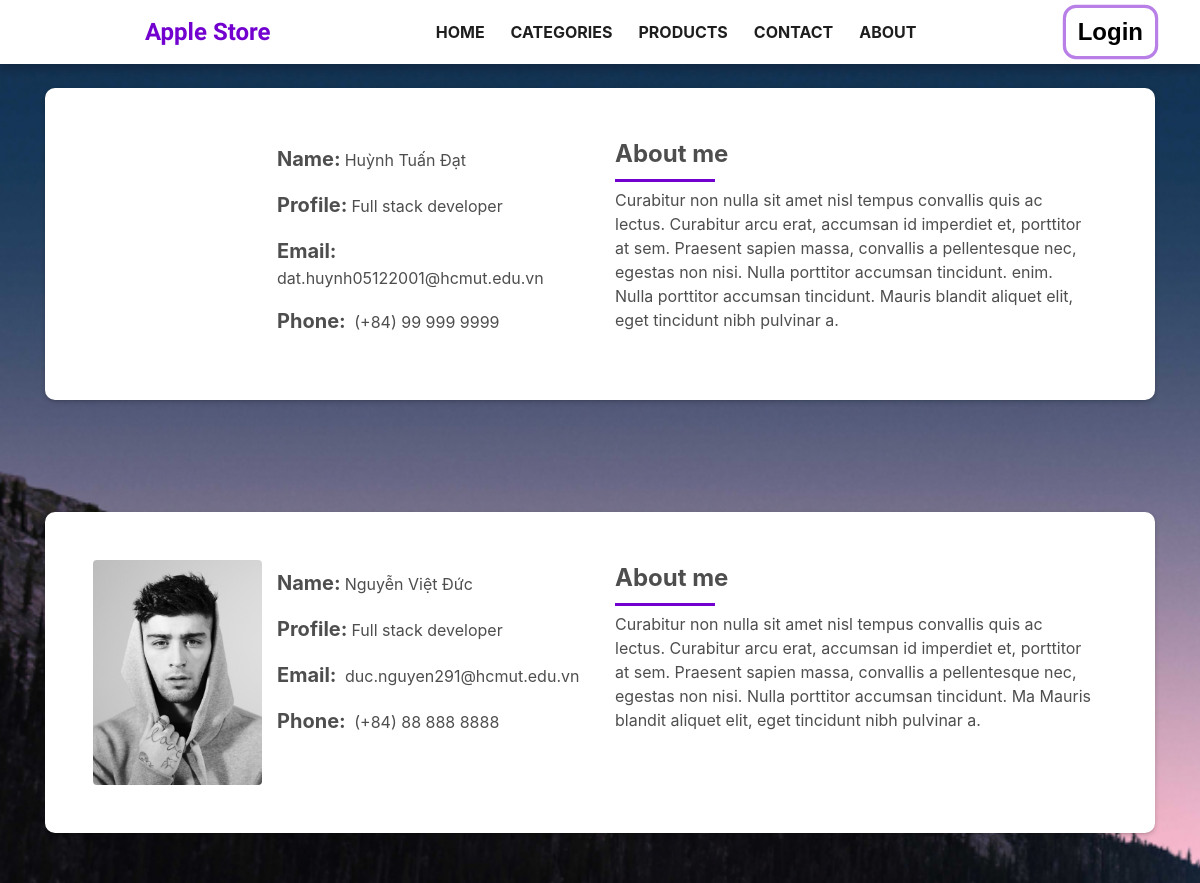
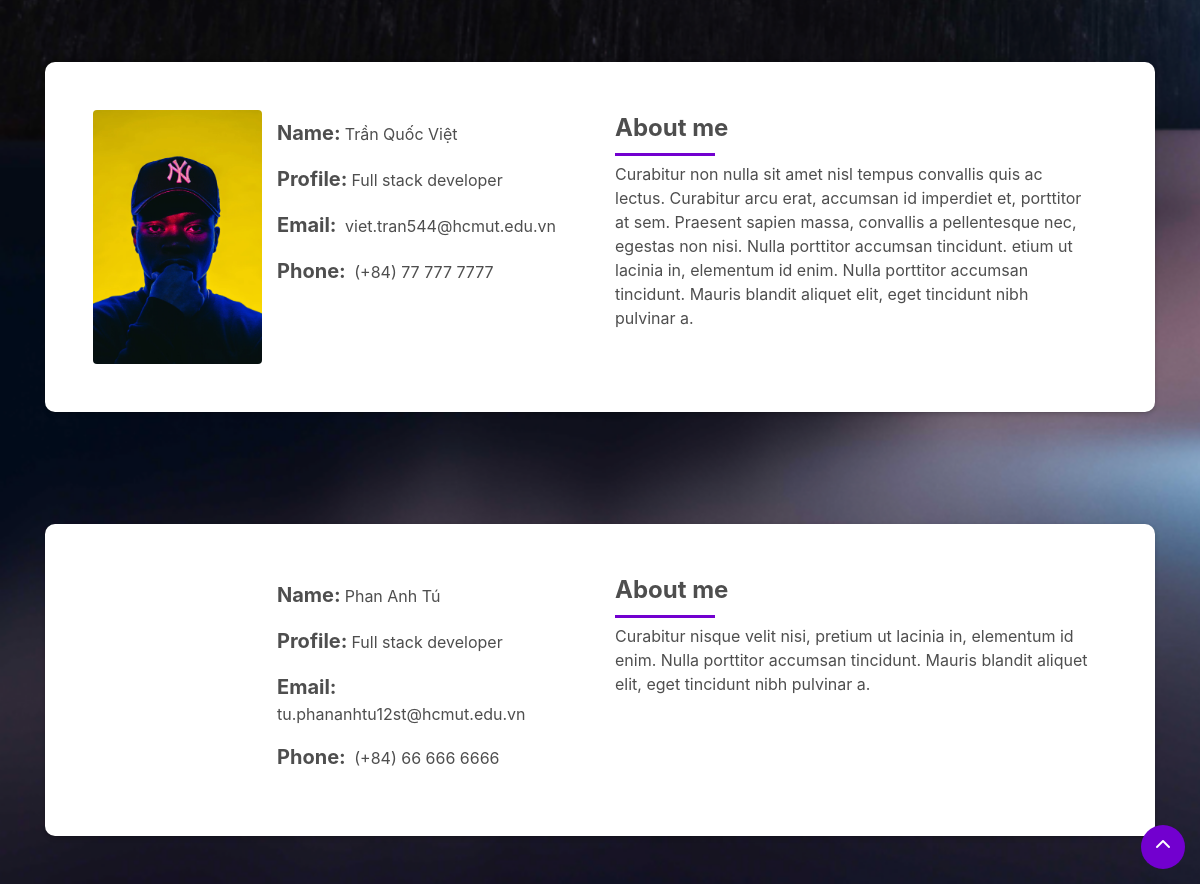
The app's page /php/user/about.php with its own data (2 pictures, top to bottom).
### tables this page shows
create table staff(
    id INT NOT NULL PRIMARY KEY AUTO_INCREMENT,
    name varchar(255),
    profile varchar(255),
    email varchar(255),
    phone varchar(255),
    detail longtext,
    url varchar(255)
);

### php/user/about.php (the view, shortened to what this page needs)
<!DOCTYPE html>
<html lang="en">
<head>
    <link rel="stylesheet" href="https://maxcdn.bootstrapcdn.com/bootstrap/4.5.2/css/bootstrap.min.css">
    <link rel="stylesheet" href="https://cdnjs.cloudflare.com/ajax/libs/font-awesome/4.7.0/css/font-awesome.min.css">
    <link rel="stylesheet" href="/assets/css/style.css">
    <link rel="stylesheet" href="https://cdnjs.cloudflare.com/ajax/libs/animate.css/4.1.1/animate.min.css">
</head>
<body data-new-gr-c-s-check-loaded="8.867.0" id="page-body" style="background-image:url('/assets/img/intro-bg.png'); background-attachment: fixed; background-size: cover;">
    <?php
    require_once 'header.php';
    ?>
    <section id="about" class="section d-flex flex-column align-items-center mt-4">
        <?php
        require_once "config.php";
        $sql = "SELECT * FROM staff";
        if ($stmt = $mysqli->prepare($sql)) {
            if ($stmt->execute()) {
                $stmt->store_result();
                $stmt->bind_result(
                    $id,
                    $name,
                    $profile,
                    $email,
                    $phone,
                    $detail,
                    $url
                );
                while ($stmt->fetch()) {
        ?>
                    <div class="container d-flex justify-content-center align-items-center section-mt-5 animate__animated animate__fadeInLeftBig">
                        <div class="row">
                            <div class="col-sm-12">
                                <div class="box-shadow-full">
                                    <div class="row">
                                        <div class="col-lg-2 col-md-3 p-0">
                                            <div class="row">
                                                <div>
                                                    <?php echo '<img src="' . $url . '" class="img-fluid rounded b-shadow-a" width="100%" alt="">' ?>
                                                </div>
                                            </div>
                                        </div>
                                        <div class="col-lg-4 col-md-9">
                                            <p class="mb-2">
                                            <div class="title-s d-inline-block pr-1">Name:</div><span style="font-size: 1rem;"><?= $name ?></span></p>
                                            <p class="mb-2">
                                            <div class="title-s d-inline-block pr-1">Profile:</div><span style="font-size: 1rem;"><?= $profile ?></span>
                                            </p>
                                            <p class="mb-2">
                                            <div class="title-s d-inline-block pr-1">Email:</div>
                                            <span style="word-break: break-word; font-size: 1rem;"><?= $email ?></span>
                                            </p>
                                            <p class="mb-2">
                                            <div class="title-s d-inline-block pr-1">Phone:</div><span style="font-size: 1rem;"> <?= $phone ?></span></p>
                                        </div>
                                        <div class="col-lg-6">
                                            <div class="title-box-2">
                                                <p class="title-left">
                                                    About me
                                                </p>
                                            </div>
                                            <p style="font-size: 1rem;">
                                                <?php echo $detail; ?>
                                            </p>
                                        </div>
                                    </div>
                                </div>
                            </div>
                        </div>
                    </div>
        <?php
                }
            }
        }
        ?>
    </section>
    <a href="#page-body" class="back-to-top"><i class="fa fa-chevron-up"></i></a>
</body>
</html>

### assets/css/style.css (style rules this page uses)
:root { --color-active: #7200cf; --color-text: #4e4e4e; --color-bg: #f5f5f5; --color-heading: #1e1e1e; }
html { height: 100%; }
body { background-color: var(--color-bg); color: var(--color-text); height: 100%; }
a { color: var(--color-heading); transition: all 0.5s ease-in-out; }
.section { height: 100%; width: 100%; }
.section-mt-5 { margin-top: 4rem; }
.box-shadow-full { padding: 3rem 3rem; position: relative; background-color: #fff; margin-bottom: 3rem; border-radius: 10px; z-index: 2; box-shadow: 0 1px 1px 0 rgba(0, 0, 0, 0.06), 0 2px 5px 0 rgba(0, 0, 0, 0.2); }
.box-shadow-full .row { margin: auto; }
.title-s { font-weight: bold; font-size: 1.25rem; }
.title-box-2 { margin-bottom: 1rem; }
.title-left { font-size: 1.5rem; font-weight: bold; position: relative; }
.title-left:before { content: ''; position: absolute; height: 3px; background-color: var(--color-active); width: 100px; bottom: -10px; }
.back-to-top { position: fixed; background: #7200cf; color: #fff; width: 44px; height: 44px; text-align: center; line-height: 1; font-size: 16px; border-radius: 50%; right: 15px; bottom: 15px; z-index: 11; }
.back-to-top i { padding-top: 12px; color: #fff; }

### records on screen
staff: name "Huỳnh Tuấn Đạt", profile "Full stack developer", email "dat.huynh05122001@hcmut.edu.vn", phone "(+84) 99 999 9999", detail "Curabitur non nulla sit amet nisl tempus convallis quis ac lectus. Curabitur arcu erat, accumsan id imperdiet et, porttitor at sem. Praesent sapien massa, convallis a pellentesque nec, egestas non nisi. Nulla porttitor accumsan tincidunt. enim. Nulla porttitor accumsan tincidunt. Mauris blandit aliquet elit, eget tincidunt nibh pulvinar a."
staff: url (picture), name "Nguyễn Việt Đức", profile "Full stack developer", email "duc.nguyen291@hcmut.edu.vn", phone "(+84) 88 888 8888", detail "Curabitur non nulla sit amet nisl tempus convallis quis ac lectus. Curabitur arcu erat, accumsan id imperdiet et, porttitor at sem. Praesent sapien massa, convallis a pellentesque nec, egestas non nisi. Nulla porttitor accumsan tincidunt. Ma Mauris blandit aliquet elit, eget tincidunt nibh pulvinar a."
staff: url (picture), name "Trần Quốc Việt", profile "Full stack developer", email "viet.tran544@hcmut.edu.vn", phone "(+84) 77 777 7777", detail "Curabitur non nulla sit amet nisl tempus convallis quis ac lectus. Curabitur arcu erat, accumsan id imperdiet et, porttitor at sem. Praesent sapien massa, convallis a pellentesque nec, egestas non nisi. Nulla porttitor accumsan tincidunt. etium ut lacinia in, elementum id enim. Nulla porttitor accumsan tincidunt. Mauris blandit aliquet elit, eget tincidunt nibh pulvinar a."
staff: name "Phan Anh Tú", profile "Full stack developer", email "tu.phananhtu12st@hcmut.edu.vn", phone "(+84) 66 666 6666", detail "Curabitur nisque velit nisi, pretium ut lacinia in, elementum id enim. Nulla porttitor accumsan tincidunt. Mauris blandit aliquet elit, eget tincidunt nibh pulvinar a."
